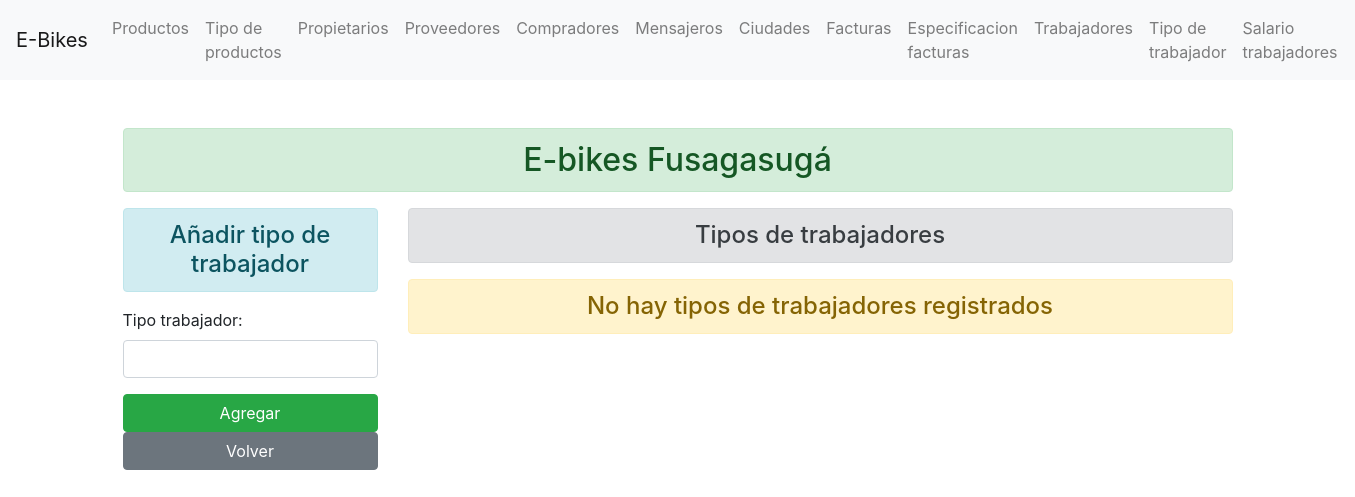
Before: /tipotrabajador/ with the older database file.
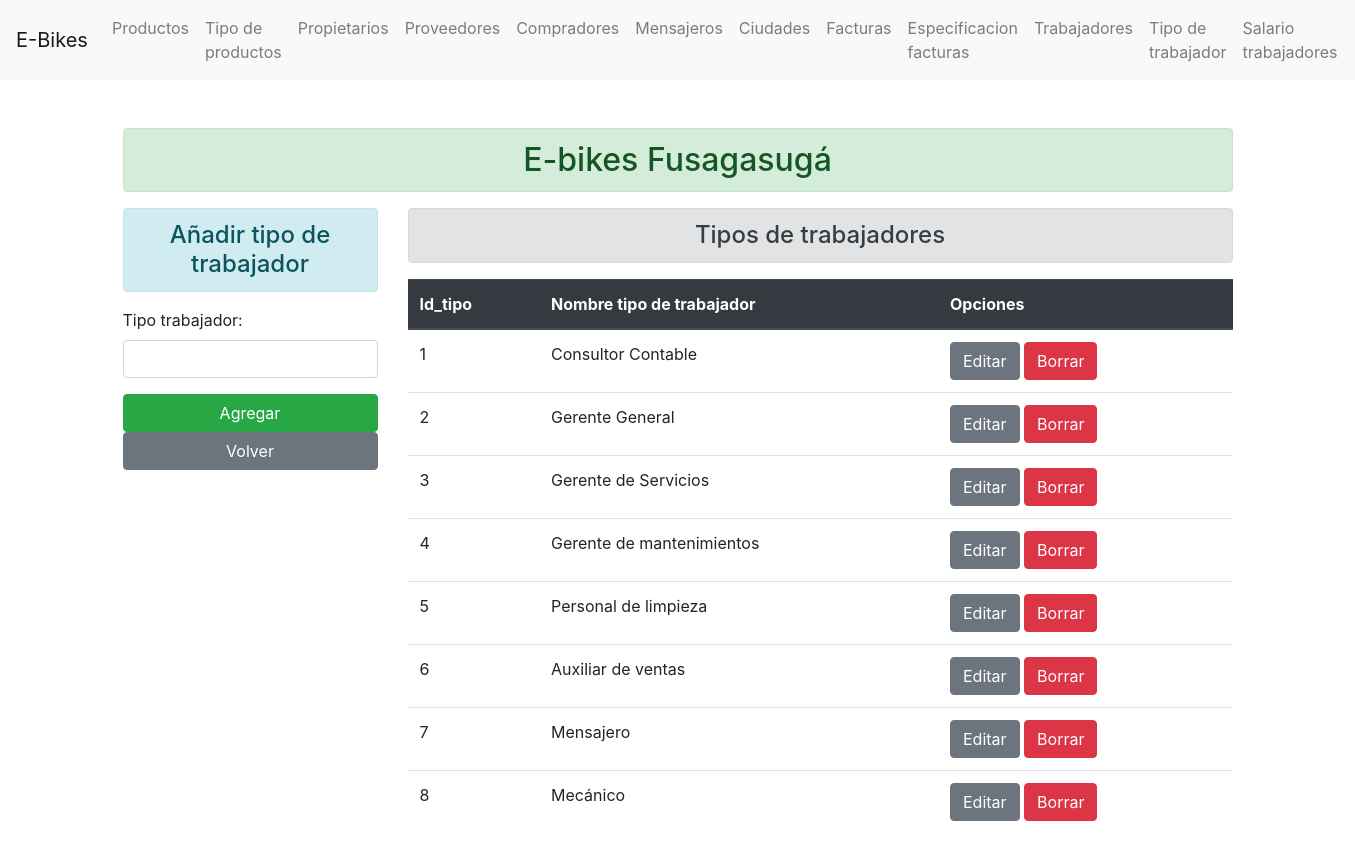
After: the same page with the newer database file.
### enroll/models.py (models this page shows)
class Tipo_Trabajador(models.Model):
    id_tipo = models.AutoField(auto_created=True, primary_key=True)
    tipo_trabajador = models.CharField(max_length=70)

### enroll/views.py (the view)
# urls.py: path('tipotrabajador/', views.add_tipotrabajador, name="addtipotrabajador" ),
def add_tipotrabajador(request):
    if request.method == 'POST':
        fm = Tipo_TrabajadorRegistration(request.POST)
        if fm.is_valid():
            tp = fm.cleaned_data['tipo_trabajador']
            reg = Tipo_Trabajador(tipo_trabajador=tp)
            reg.save()
            fm = Tipo_TrabajadorRegistration()
    else:
        fm = Tipo_TrabajadorRegistration()
    tipotrabajador_add = Tipo_Trabajador.objects.all()
    return render(request, 'enroll/addtipotrabajador.html', {'form':fm, 'tipotrabajador':tipotrabajador_add})

### enroll/forms.py
class Tipo_TrabajadorRegistration(forms.ModelForm):
    class Meta:
        model = Tipo_Trabajador
        fields = ['tipo_trabajador']
        widgets = {
            'tipo_trabajador': forms.TextInput(attrs={'class':'form-control'}),
        }

### enroll/templates/enroll/addtipotrabajador.html (shortened to what this page needs)
{% extends 'enroll/base.html' %}
{% block content  %}
    <div class="row">
        <div class="col-sm-3">
            <h4 class="text-center alert alert-info">Añadir tipo de trabajador</h4>
            <form action=" " method="POST">
                {{form.as_p}}
                <input type="submit" class="btn btn-success btn-block" value="Agregar" >
            </form>
            <a class="btn btn-secondary btn-block" href="/">Volver</a>
        </div>
        <div class="col-sm-9">
            <h4 class="text-center alert alert-secondary">Tipos de trabajadores</h4>
            {% if tipotrabajador %}
                <table class="table">
                    <thead class="thead-dark">
                    <tr>
                        <th scope="col">Id_tipo</th>
                        <th scope="col">Nombre tipo de trabajador</th>
                        <th scope="col">Opciones</th>
                    </tr>
                    </thead>
                    <tbody>
                        {% for tipotrabajadores in tipotrabajador %}
                        <tr>
                            <td>{{tipotrabajadores.id_tipo}}</td>
                            <td>{{tipotrabajadores.tipo_trabajador}}</td>
                            <td>
                                <a href="{% url 'updatetipotrabajador' tipotrabajadores.id_tipo %}" class="btn btn-secondary bt-sm" >Editar</a>
                                <form action="{% url 'deletetipotrabajador' tipotrabajadores.id_tipo %}" method="post" class="d-inline"> {% csrf_token %}
                                    <input type="submit" class="btn btn-danger bt-sm" value="Borrar">
                                </form>
                            </td>
                        </tr>
                        {% endfor %}
                    </tbody>
                </table>
            {% else %}
                <h4 class="text-center alert alert-warning">No hay tipos de trabajadores registrados</h4>
            {%  endif %}
        </div>
    </div>
{% endblock content  %}

Changed rows visible on the page:
added Tipo_Trabajador: id_tipo "1", tipo_trabajador "Consultor Contable"
added Tipo_Trabajador: id_tipo "2", tipo_trabajador "Gerente General"
added Tipo_Trabajador: id_tipo "3", tipo_trabajador "Gerente de Servicios"
added Tipo_Trabajador: id_tipo "4", tipo_trabajador "Gerente de mantenimientos"
added Tipo_Trabajador: id_tipo "5", tipo_trabajador "Personal de limpieza"
added Tipo_Trabajador: id_tipo "6", tipo_trabajador "Auxiliar de ventas"
added Tipo_Trabajador: id_tipo "7", tipo_trabajador "Mensajero"
added Tipo_Trabajador: id_tipo "8", tipo_trabajador "Mecánico"
Other visible differences:
text no longer shown: "No hay tipos de trabajadores registrados"
text now shown: "Id_tipo Nombre tipo de trabajador Opciones"
